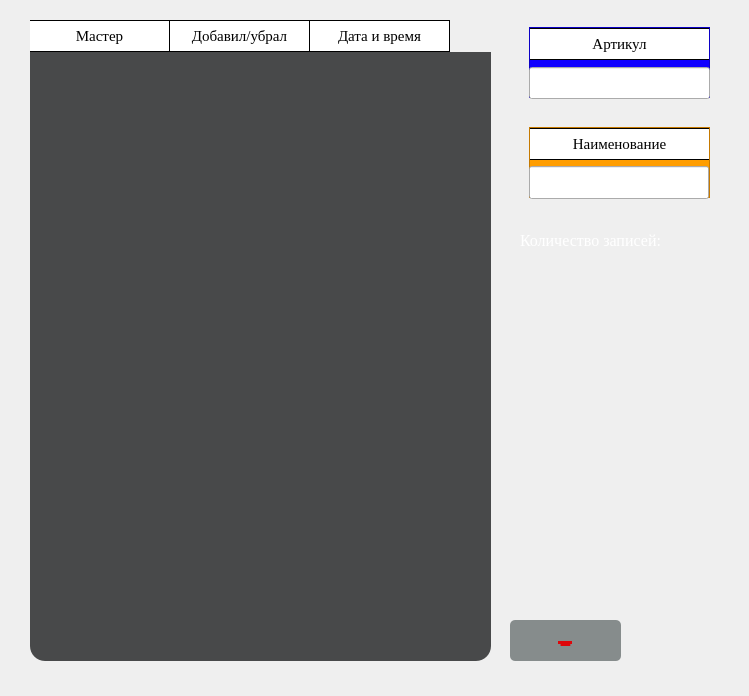
<?xml version="1.0" encoding="UTF-8"?>
<ui version="4.0">
 <class>Form</class>
 <widget class="QWidget" name="Form">
  <property name="geometry">
   <rect>
    <x>0</x>
    <y>0</y>
    <width>749</width>
    <height>696</height>
   </rect>
  </property>
  <property name="windowTitle">
   <string>Локо</string>
  </property>
  <property name="windowIcon">
   <iconset>
    <normaloff>sql_maket/train.png</normaloff>sql_maket/train.png</iconset>
  </property>
  <widget class="QLabel" name="label">
   <property name="geometry">
    <rect>
     <x>518</x>
     <y>20</y>
     <width>201</width>
     <height>91</height>
    </rect>
   </property>
   <property name="text">
    <string/>
   </property>
   <property name="pixmap">
    <pixmap>sql_maket/1loko.png</pixmap>
   </property>
  </widget>
  <widget class="QLabel" name="label_2">
   <property name="geometry">
    <rect>
     <x>519</x>
     <y>120</y>
     <width>211</width>
     <height>91</height>
    </rect>
   </property>
   <property name="text">
    <string/>
   </property>
   <property name="pixmap">
    <pixmap>sql_maket/2loko.png</pixmap>
   </property>
  </widget>
  <widget class="QTableWidget" name="tableWidget_20">
   <property name="geometry">
    <rect>
     <x>529</x>
     <y>127</y>
     <width>181</width>
     <height>71</height>
    </rect>
   </property>
   <property name="styleSheet">
    <string notr="true">QTableWidget {
background-color: rgb(255, 157, 0)}

QHeaderView::section {
    background-color:  rgb(255, 255, 255);
    padding: 4px;
    font-size: 11pt;
	font-family: Times New Roman;
    border-bottom: 1px solid rgb(0, 0, 0);
    border-right: 1px solid rgb(0, 0, 0);
}

QHeaderView::section:horizontal
{
    border-top: 1px solid rgb(0, 0, 0);
}

QHeaderView::section:vertical
{
    border-left: 1px solid rgb(0, 0, 0);
}

QTableWidget::item {
	background-color: rgb(255, 255, 255);
}
QTableWidget::item:selected {
	background-color: rgb(170, 255, 255);
	color:rgb(0, 0, 0);
}</string>
   </property>
   <property name="rowCount">
    <number>0</number>
   </property>
   <attribute name="horizontalHeaderVisible">
    <bool>true</bool>
   </attribute>
   <attribute name="horizontalHeaderDefaultSectionSize">
    <number>180</number>
   </attribute>
   <attribute name="horizontalHeaderHighlightSections">
    <bool>false</bool>
   </attribute>
   <attribute name="verticalHeaderVisible">
    <bool>false</bool>
   </attribute>
   <attribute name="verticalHeaderCascadingSectionResizes">
    <bool>false</bool>
   </attribute>
   <attribute name="verticalHeaderHighlightSections">
    <bool>true</bool>
   </attribute>
   <column>
    <property name="text">
     <string>Наименование</string>
    </property>
   </column>
  </widget>
  <widget class="QTableWidget" name="tableWidget_30">
   <property name="geometry">
    <rect>
     <x>529</x>
     <y>27</y>
     <width>181</width>
     <height>71</height>
    </rect>
   </property>
   <property name="font">
    <font>
     <pointsize>11</pointsize>
    </font>
   </property>
   <property name="styleSheet">
    <string notr="true">QTableWidget {
background-color: rgb(16, 0, 255)}

QHeaderView::section {
    background-color:  rgb(255, 255, 255);
    padding: 4px;
    font-size: 11pt;
	font-family: Times New Roman;
    border-bottom: 1px solid rgb(0, 0, 0);
    border-right: 1px solid rgb(0, 0, 0);
}

QHeaderView::section:horizontal
{
    border-top: 1px solid rgb(0, 0, 0);
}

QHeaderView::section:vertical
{
    border-left: 1px solid rgb(0, 0, 0);
}

QTableWidget::item {
	background-color: rgb(255, 255, 255);
}
QTableWidget::item:selected {
	background-color: rgb(170, 255, 255);
	color:rgb(0, 0, 0);
}</string>
   </property>
   <property name="rowCount">
    <number>0</number>
   </property>
   <attribute name="horizontalHeaderVisible">
    <bool>true</bool>
   </attribute>
   <attribute name="horizontalHeaderDefaultSectionSize">
    <number>180</number>
   </attribute>
   <attribute name="horizontalHeaderHighlightSections">
    <bool>false</bool>
   </attribute>
   <attribute name="verticalHeaderVisible">
    <bool>false</bool>
   </attribute>
   <column>
    <property name="text">
     <string>Артикул</string>
    </property>
   </column>
  </widget>
  <widget class="QLabel" name="label_3">
   <property name="geometry">
    <rect>
     <x>-10</x>
     <y>0</y>
     <width>811</width>
     <height>711</height>
    </rect>
   </property>
   <property name="text">
    <string/>
   </property>
   <property name="pixmap">
    <pixmap>sql_maket/lokos.png</pixmap>
   </property>
  </widget>
  <widget class="QLabel" name="label_4">
   <property name="geometry">
    <rect>
     <x>19</x>
     <y>12</y>
     <width>55</width>
     <height>41</height>
    </rect>
   </property>
   <property name="text">
    <string/>
   </property>
   <property name="pixmap">
    <pixmap>sql_maket/4.png</pixmap>
   </property>
  </widget>
  <widget class="QLabel" name="label_5">
   <property name="geometry">
    <rect>
     <x>460</x>
     <y>8</y>
     <width>41</width>
     <height>41</height>
    </rect>
   </property>
   <property name="text">
    <string/>
   </property>
   <property name="pixmap">
    <pixmap>sql_maket/3.png</pixmap>
   </property>
  </widget>
  <widget class="QLabel" name="label_6">
   <property name="geometry">
    <rect>
     <x>22</x>
     <y>650</y>
     <width>31</width>
     <height>21</height>
    </rect>
   </property>
   <property name="text">
    <string/>
   </property>
   <property name="pixmap">
    <pixmap>sql_maket/1.png</pixmap>
   </property>
  </widget>
  <widget class="QLabel" name="label_7">
   <property name="geometry">
    <rect>
     <x>463</x>
     <y>630</y>
     <width>55</width>
     <height>41</height>
    </rect>
   </property>
   <property name="text">
    <string/>
   </property>
   <property name="pixmap">
    <pixmap>sql_maket/2.png</pixmap>
   </property>
  </widget>
  <widget class="QLineEdit" name="lineEdit">
   <property name="geometry">
    <rect>
     <x>529</x>
     <y>67</y>
     <width>181</width>
     <height>32</height>
    </rect>
   </property>
   <property name="font">
    <font>
     <pointsize>12</pointsize>
    </font>
   </property>
   <property name="alignment">
    <set>Qt::AlignCenter</set>
   </property>
  </widget>
  <widget class="QLineEdit" name="lineEdit_2">
   <property name="geometry">
    <rect>
     <x>529</x>
     <y>166</y>
     <width>180</width>
     <height>33</height>
    </rect>
   </property>
   <property name="font">
    <font>
     <family>MS Shell Dlg 2</family>
     <pointsize>12</pointsize>
     <weight>50</weight>
     <bold>false</bold>
    </font>
   </property>
   <property name="alignment">
    <set>Qt::AlignCenter</set>
   </property>
  </widget>
  <widget class="QPushButton" name="pushButton_minus">
   <property name="geometry">
    <rect>
     <x>510</x>
     <y>620</y>
     <width>111</width>
     <height>41</height>
    </rect>
   </property>
   <property name="sizePolicy">
    <sizepolicy hsizetype="Minimum" vsizetype="Fixed">
     <horstretch>0</horstretch>
     <verstretch>0</verstretch>
    </sizepolicy>
   </property>
   <property name="font">
    <font>
     <pointsize>30</pointsize>
     <underline>false</underline>
     <strikeout>true</strikeout>
    </font>
   </property>
   <property name="styleSheet">
    <string notr="true">QPushButton {
	background-color: rgb(134, 140, 140);
	border-radius: 5px;
	color: rgb(222, 6, 10);
}
QPushButton:hover {
	background-color: rgb(122, 122, 122);
	color: rgb(222, 6, 10)}
QPushButton:pressed {
	background-color: rgb(134, 140, 140);}</string>
   </property>
   <property name="text">
    <string>-</string>
   </property>
  </widget>
  <widget class="QLabel" name="label_kol">
   <property name="geometry">
    <rect>
     <x>520</x>
     <y>230</y>
     <width>321</width>
     <height>20</height>
    </rect>
   </property>
   <property name="font">
    <font>
     <family>Times New Roman</family>
     <pointsize>12</pointsize>
    </font>
   </property>
   <property name="styleSheet">
    <string notr="true">QLabel {
	color: rgb(255, 255, 255);}</string>
   </property>
   <property name="text">
    <string>Количество записей:</string>
   </property>
  </widget>
  <widget class="QTableWidget" name="tableWidget">
   <property name="geometry">
    <rect>
     <x>30</x>
     <y>20</y>
     <width>461</width>
     <height>641</height>
    </rect>
   </property>
   <property name="font">
    <font>
     <family>Times New Roman</family>
     <pointsize>11</pointsize>
    </font>
   </property>
   <property name="styleSheet">
    <string notr="true">QTableWidget {
border-radius: 15px;
background-color: rgb(72, 73, 74)}

QHeaderView::section {
    background-color: rgb(255, 255, 255);
    padding: 4px;
    font-size: 11pt;
	font-family: Times New Roman;
    border-bottom: 1px solid rgb(0, 0, 0);
    border-right: 1px solid rgb(0, 0, 0);
}

QHeaderView::section:horizontal
{
    border-top: 1px solid rgb(0, 0, 0);
}

QHeaderView::section:vertical
{
    border-left: 1px solid rgb(0, 0, 0);
}

QTableWidget::item {
	background-color: rgb(255, 255, 255);
}
QTableWidget::item:selected {
	background-color: rgb(170, 255, 255);
	color:rgb(0, 0, 0);
}</string>
   </property>
   <attribute name="horizontalHeaderDefaultSectionSize">
    <number>140</number>
   </attribute>
   <attribute name="horizontalHeaderHighlightSections">
    <bool>false</bool>
   </attribute>
   <attribute name="verticalHeaderVisible">
    <bool>false</bool>
   </attribute>
   <column>
    <property name="text">
     <string>Мастер</string>
    </property>
   </column>
   <column>
    <property name="text">
     <string>Добавил/убрал</string>
    </property>
   </column>
   <column>
    <property name="text">
     <string>Дата и время</string>
    </property>
   </column>
  </widget>
  <zorder>label_3</zorder>
  <zorder>tableWidget_30</zorder>
  <zorder>lineEdit</zorder>
  <zorder>label</zorder>
  <zorder>tableWidget_20</zorder>
  <zorder>lineEdit_2</zorder>
  <zorder>label_2</zorder>
  <zorder>pushButton_minus</zorder>
  <zorder>label_kol</zorder>
  <zorder>tableWidget</zorder>
  <zorder>label_5</zorder>
  <zorder>label_7</zorder>
  <zorder>label_6</zorder>
  <zorder>label_4</zorder>
 </widget>
 <resources/>
 <connections/>
</ui>
